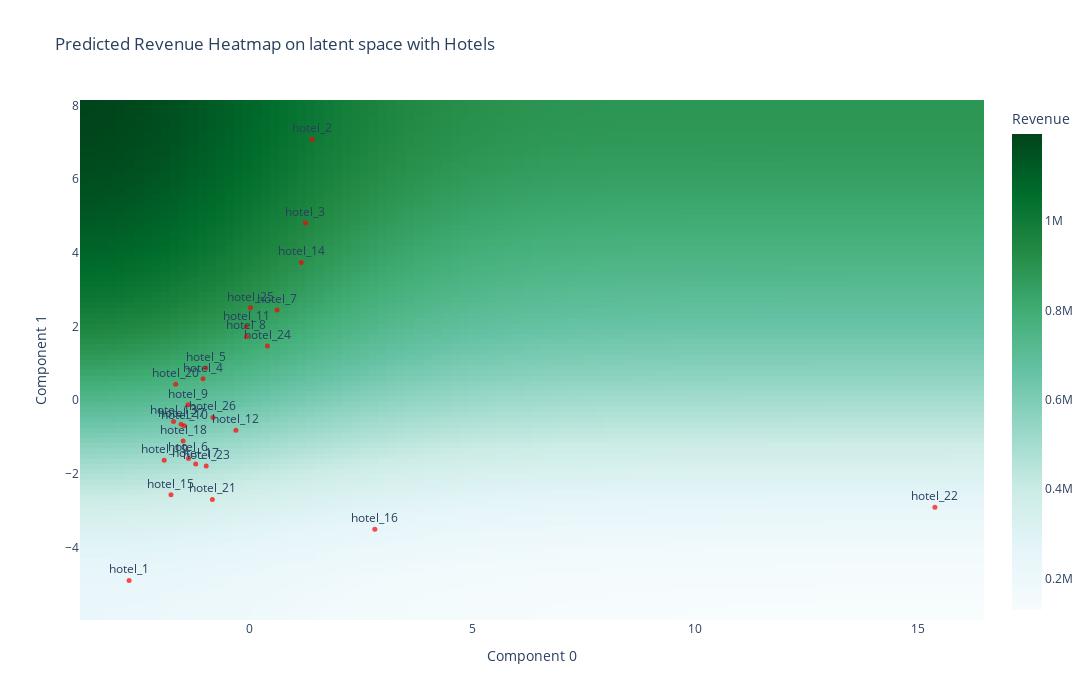

Notebook code cell kept with this figure:
### Code cell
# plot the scatter plot over the heatmap, use go objects to add the scatter plot
import plotly.graph_objects as go
fig = go.Figure(data=go.Heatmap(z=grid_revenue, x=np.linspace(x_min, x_max, 100),
                                 y=np.linspace(y_min, y_max, 100),
                                 colorscale='BuGn',
                                 colorbar=dict(title='Revenue')))
fig.add_trace(go.Scatter(x=df_pca['PC0'], y=df_pca['PC1'],
                         mode='markers+text',
                         text=df_pca.index,
                         textposition='top center',
                         marker=dict(color='red', size=5, opacity=0.7),
                         name='Hotels'))
fig.update_layout(title='Predicted Revenue Heatmap on latent space with Hotels',
                  xaxis_title='Component 0',
                  yaxis_title='Component 1',
                  height=700, width=1200)
fig.show()
fig.write_html(f'{output_folder}/strategic_positioning.png')

### Figure 1 — Plotly figure (JSON) as saved in the notebook; plotly's stock layout.template omitted (floating-point values rounded to 4 significant figures; data arrays with more than 128 entries replaced by an {"elided": "..."} marker saying what was removed)
{"data": [{"colorbar": {"title": {"text": "Revenue"}}, "colorscale": [[0, "rgb(247,252,253)"], [0.125, "rgb(229,245,249)"], [0.25, "rgb(204,236,230)"], [0.375, "rgb(153,216,201)"], [0.5, "rgb(102,194,164)"], [0.625, "rgb(65,174,118)"], [0.75, "rgb(35,139,69)"], [0.875, "rgb(0,109,44)"], [1, "rgb(0,68,27)"]], "type": "heatmap", "x": [-3.693, -3.49, -3.287, -3.084, -2.881, -2.679, -2.476, -2.273, -2.07, -1.867, -1.665, -1.462, -1.259, -1.056, -0.8534, -0.6506, -0.4478, -0.245, -0.0422, 0.1606, 0.3634, 0.5662, 0.769, 0.9718, 1.175, 1.377, 1.58, 1.783, 1.986, 2.189, 2.391, 2.594, 2.797, 3.0, 3.203, 3.405, 3.608, 3.811, 4.014, 4.217, 4.42, 4.622, 4.825, 5.028, 5.231, 5.434, 5.636, 5.839, 6.042, 6.245, 6.448, 6.65, 6.853, 7.056, 7.259, 7.462, 7.664, 7.867, 8.07, 8.273, 8.476, 8.678, 8.881, 9.084, 9.287, 9.49, 9.692, 9.895, 10.1, 10.3, 10.5, 10.71, 10.91, 11.11, 11.31, 11.52, 11.72, 11.92, 12.13, 12.33, 12.53, 12.73, 12.94, 13.14, 13.34, 13.55, 13.75, 13.95, 14.15, 14.36, 14.56, 14.76, 14.97, 15.17, 15.37, 15.57, 15.78, 15.98, 16.18, 16.39], "y": [-5.889, -5.748, -5.607, -5.466, -5.325, -5.184, -5.043, -4.902, -4.76, -4.619, -4.478, -4.337, -4.196, -4.055, -3.914, -3.773, -3.632, -3.491, -3.35, -3.209, -3.068, -2.927, -2.786, -2.645, -2.504, -2.363, -2.222, -2.081, -1.94, -1.799, -1.657, -1.516, -1.375, -1.234, -1.093, -0.9523, -0.8112, -0.6702, -0.5291, -0.3881, -0.247, -0.106, 0.03507, 0.1761, 0.3172, 0.4582, 0.5992, 0.7403, 0.8813, 1.022, 1.163, 1.304, 1.446, 1.587, 1.728, 1.869, 2.01, 2.151, 2.292, 2.433, 2.574, 2.715, 2.856, 2.997, 3.138, 3.279, 3.42, 3.561, 3.702, 3.843, 3.984, 4.125, 4.266, 4.407, 4.549, 4.69, 4.831, 4.972, 5.113, 5.254, 5.395, 5.536, 5.677, 5.818, 5.959, 6.1, 6.241, 6.382, 6.523, 6.664, 6.805, 6.946, 7.087, 7.228, 7.369, 7.51, 7.652, 7.793, 7.934, 8.075], "z": {"elided": "100x100 float values"}}, {"marker": {"color": "red", "opacity": 0.7, "size": 5}, "mode": "markers+text", "name": "Hotels", "text": ["hotel_1", "hotel_2", "hotel_3", "hotel_4", "hotel_5", "hotel_6", "hotel_7", "hotel_8", "hotel_9", "hotel_10", "hotel_11", "hotel_12", "hotel_13", "hotel_14", "hotel_15", "hotel_16", "hotel_17", "hotel_18", "hotel_19", "hotel_20", "hotel_21", "hotel_22", "hotel_23", "hotel_24", "hotel_25", "hotel_26", "hotel_27"], "textposition": "top center", "type": "scatter", "x": [-2.693, 1.414, 1.261, -1.034, -0.9742, -1.36, 0.628, -0.0602, -1.369, -1.458, -0.06454, -0.2969, -1.696, 1.169, -1.753, 2.82, -1.199, -1.481, -1.905, -1.647, -0.8249, 15.39, -0.9631, 0.4095, 0.03014, -0.8105, -1.526], "y": [-4.889, 7.075, 4.806, 0.5847, 0.8743, -1.582, 2.448, 1.728, -0.1223, -0.6902, 1.998, -0.812, -0.5777, 3.74, -2.561, -3.501, -1.725, -1.102, -1.624, 0.4382, -2.689, -2.903, -1.783, 1.47, 2.51, -0.4637, -0.6491]}], "layout": {"height": 700, "title": {"text": "Predicted Revenue Heatmap on latent space with Hotels"}, "width": 1200, "xaxis": {"title": {"text": "Component 0"}}, "yaxis": {"title": {"text": "Component 1"}}}}
